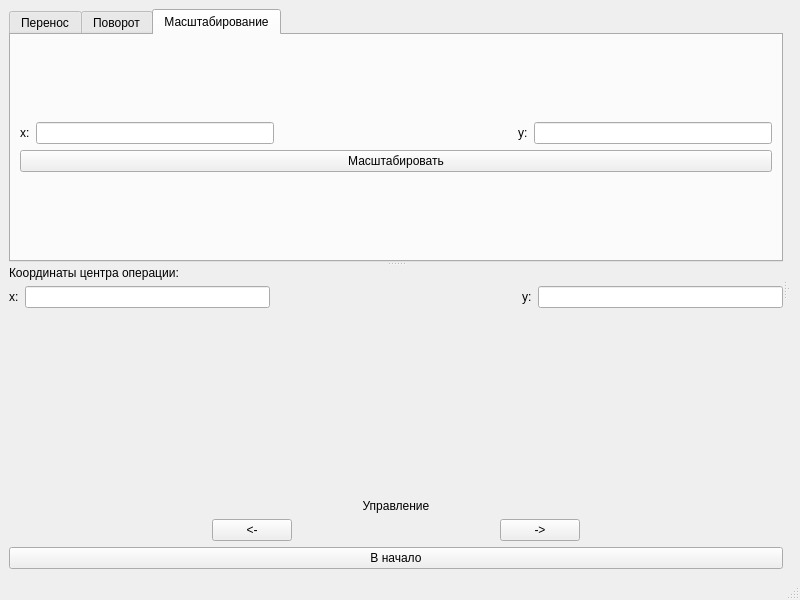
<?xml version="1.0" encoding="UTF-8"?>
<ui version="4.0">
 <class>MainWindow</class>
 <widget class="QMainWindow" name="MainWindow">
  <property name="geometry">
   <rect>
    <x>0</x>
    <y>0</y>
    <width>800</width>
    <height>600</height>
   </rect>
  </property>
  <property name="windowTitle">
   <string>MainWindow</string>
  </property>
  <widget class="QWidget" name="centralwidget">
   <layout class="QGridLayout" name="gridLayout">
    <item row="0" column="0">
     <widget class="QSplitter" name="splitter_3">
      <property name="orientation">
       <enum>Qt::Horizontal</enum>
      </property>
      <widget class="QSplitter" name="splitter">
       <property name="orientation">
        <enum>Qt::Vertical</enum>
       </property>
       <widget class="QWidget" name="verticalLayoutWidget_2">
        <layout class="QVBoxLayout" name="verticalLayout_5">
         <item>
          <widget class="QTabWidget" name="tabWidget">
           <property name="currentIndex">
            <number>2</number>
           </property>
           <widget class="QWidget" name="tab">
            <attribute name="title">
             <string>Перенос</string>
            </attribute>
            <layout class="QGridLayout" name="gridLayout_4">
             <item row="0" column="0">
              <layout class="QVBoxLayout" name="verticalLayout_2">
               <item>
                <layout class="QHBoxLayout" name="horizontalLayout_7">
                 <item>
                  <widget class="QLabel" name="label_10">
                   <property name="text">
                    <string>x:</string>
                   </property>
                  </widget>
                 </item>
                 <item>
                  <widget class="QLineEdit" name="transform_x"/>
                 </item>
                 <item>
                  <spacer name="horizontalSpacer_3">
                   <property name="orientation">
                    <enum>Qt::Horizontal</enum>
                   </property>
                   <property name="sizeHint" stdset="0">
                    <size>
                     <width>40</width>
                     <height>20</height>
                    </size>
                   </property>
                  </spacer>
                 </item>
                 <item>
                  <widget class="QLabel" name="label_9">
                   <property name="text">
                    <string>y:</string>
                   </property>
                  </widget>
                 </item>
                 <item>
                  <widget class="QLineEdit" name="transform_y"/>
                 </item>
                </layout>
               </item>
               <item>
                <widget class="QPushButton" name="transferButton">
                 <property name="text">
                  <string>Перенести</string>
                 </property>
                </widget>
               </item>
              </layout>
             </item>
            </layout>
           </widget>
           <widget class="QWidget" name="tab_3">
            <attribute name="title">
             <string>Поворот</string>
            </attribute>
            <layout class="QGridLayout" name="gridLayout_2">
             <item row="0" column="0">
              <layout class="QVBoxLayout" name="verticalLayout">
               <item>
                <layout class="QHBoxLayout" name="horizontalLayout">
                 <item>
                  <widget class="QLabel" name="label_6">
                   <property name="text">
                    <string>𝛼</string>
                   </property>
                  </widget>
                 </item>
                 <item>
                  <widget class="QLineEdit" name="rotate_angle"/>
                 </item>
                </layout>
               </item>
               <item>
                <widget class="QLabel" name="label_5">
                 <property name="text">
                  <string>Поворот осуществляется против 
часовой стрелки</string>
                 </property>
                </widget>
               </item>
               <item>
                <widget class="QPushButton" name="rotateButton">
                 <property name="text">
                  <string>Повернуть</string>
                 </property>
                </widget>
               </item>
              </layout>
             </item>
            </layout>
           </widget>
           <widget class="QWidget" name="tab_2">
            <attribute name="title">
             <string>Масштабирование</string>
            </attribute>
            <layout class="QGridLayout" name="gridLayout_3">
             <item row="1" column="0">
              <layout class="QVBoxLayout" name="verticalLayout_3">
               <item>
                <layout class="QHBoxLayout" name="horizontalLayout_6">
                 <item>
                  <widget class="QLabel" name="label_8">
                   <property name="text">
                    <string>x:</string>
                   </property>
                  </widget>
                 </item>
                 <item>
                  <widget class="QLineEdit" name="scale_x"/>
                 </item>
                 <item>
                  <spacer name="horizontalSpacer">
                   <property name="orientation">
                    <enum>Qt::Horizontal</enum>
                   </property>
                   <property name="sizeHint" stdset="0">
                    <size>
                     <width>40</width>
                     <height>20</height>
                    </size>
                   </property>
                  </spacer>
                 </item>
                 <item>
                  <widget class="QLabel" name="label_7">
                   <property name="text">
                    <string>y:</string>
                   </property>
                  </widget>
                 </item>
                 <item>
                  <widget class="QLineEdit" name="scale_y"/>
                 </item>
                </layout>
               </item>
               <item>
                <widget class="QPushButton" name="scaleButton">
                 <property name="text">
                  <string>Масштабировать</string>
                 </property>
                </widget>
               </item>
              </layout>
             </item>
            </layout>
           </widget>
          </widget>
         </item>
        </layout>
       </widget>
       <widget class="QWidget" name="verticalLayoutWidget_3">
        <layout class="QVBoxLayout" name="verticalLayout_6">
         <item>
          <widget class="QLabel" name="label_2">
           <property name="text">
            <string>Координаты центра операции:</string>
           </property>
          </widget>
         </item>
         <item>
          <layout class="QHBoxLayout" name="horizontalLayout_4">
           <item>
            <widget class="QLabel" name="label_4">
             <property name="text">
              <string>x:</string>
             </property>
            </widget>
           </item>
           <item>
            <widget class="QLineEdit" name="center_x"/>
           </item>
           <item>
            <spacer name="horizontalSpacer_4">
             <property name="orientation">
              <enum>Qt::Horizontal</enum>
             </property>
             <property name="sizeHint" stdset="0">
              <size>
               <width>40</width>
               <height>20</height>
              </size>
             </property>
            </spacer>
           </item>
           <item>
            <widget class="QLabel" name="label_3">
             <property name="text">
              <string>y:</string>
             </property>
            </widget>
           </item>
           <item>
            <widget class="QLineEdit" name="center_y"/>
           </item>
          </layout>
         </item>
         <item>
          <spacer name="verticalSpacer">
           <property name="orientation">
            <enum>Qt::Vertical</enum>
           </property>
           <property name="sizeHint" stdset="0">
            <size>
             <width>20</width>
             <height>40</height>
            </size>
           </property>
          </spacer>
         </item>
         <item>
          <widget class="QLabel" name="label">
           <property name="text">
            <string>Управление</string>
           </property>
           <property name="alignment">
            <set>Qt::AlignCenter</set>
           </property>
          </widget>
         </item>
         <item>
          <layout class="QHBoxLayout" name="horizontalLayout_3">
           <item>
            <spacer name="horizontalSpacer_6">
             <property name="orientation">
              <enum>Qt::Horizontal</enum>
             </property>
             <property name="sizeHint" stdset="0">
              <size>
               <width>40</width>
               <height>20</height>
              </size>
             </property>
            </spacer>
           </item>
           <item>
            <widget class="QPushButton" name="backButton">
             <property name="text">
              <string>&lt;-</string>
             </property>
            </widget>
           </item>
           <item>
            <spacer name="horizontalSpacer_5">
             <property name="orientation">
              <enum>Qt::Horizontal</enum>
             </property>
             <property name="sizeHint" stdset="0">
              <size>
               <width>40</width>
               <height>20</height>
              </size>
             </property>
            </spacer>
           </item>
           <item>
            <widget class="QPushButton" name="nextButton">
             <property name="text">
              <string>-&gt;</string>
             </property>
            </widget>
           </item>
           <item>
            <spacer name="horizontalSpacer_7">
             <property name="orientation">
              <enum>Qt::Horizontal</enum>
             </property>
             <property name="sizeHint" stdset="0">
              <size>
               <width>40</width>
               <height>20</height>
              </size>
             </property>
            </spacer>
           </item>
          </layout>
         </item>
         <item>
          <widget class="QPushButton" name="at_start">
           <property name="text">
            <string>В начало</string>
           </property>
          </widget>
         </item>
        </layout>
       </widget>
      </widget>
      <widget class="QSplitter" name="splitter_2">
       <property name="orientation">
        <enum>Qt::Vertical</enum>
       </property>
       <widget class="QWidget" name="verticalLayoutWidget">
        <layout class="QVBoxLayout" name="graphics_layout"/>
       </widget>
       <widget class="QWidget" name="verticalLayoutWidget_4">
        <layout class="QVBoxLayout" name="verticalLayout_7"/>
       </widget>
      </widget>
     </widget>
    </item>
   </layout>
  </widget>
  <widget class="QMenuBar" name="menubar">
   <property name="geometry">
    <rect>
     <x>0</x>
     <y>0</y>
     <width>800</width>
     <height>28</height>
    </rect>
   </property>
  </widget>
  <widget class="QStatusBar" name="statusbar"/>
 </widget>
 <resources/>
 <connections/>
</ui>
